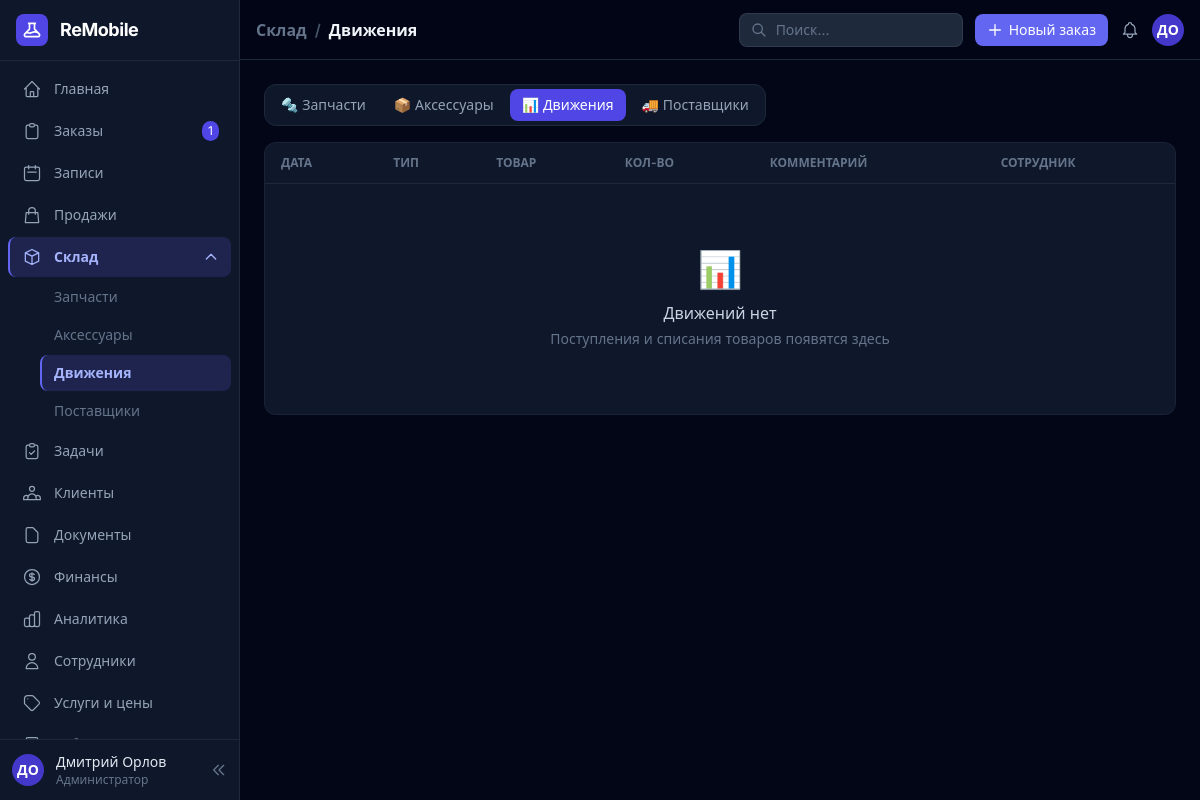
Before: /crm/warehouse/movements/ (signed in) with the older database file.
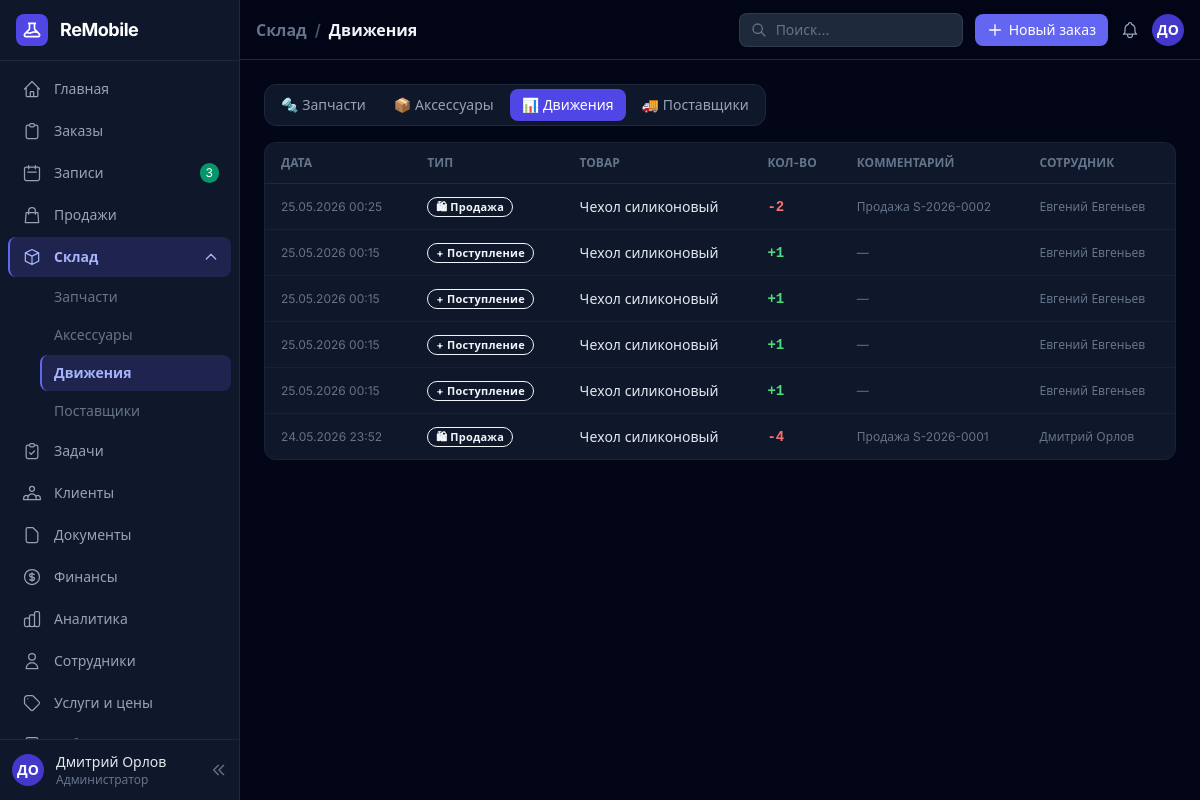
After: the same page with the newer database file.
### crm/models.py (models this page shows, shortened)
class StockMovement(models.Model):
    MOVEMENT_TYPES = [
        ('in', 'Поступление'),
        ('out', 'Списание (ручное)'),
        ('repair', 'Использовано в ремонте'),
        ('sale', 'Продажа'),
        ('transfer', 'Перемещение'),
        ('inventory', 'Инвентаризация'),
        ('return', 'Возврат'),
    ]
    part = models.ForeignKey(Part, on_delete=models.SET_NULL, null=True, blank=True,
                             related_name='movements', verbose_name="Запчасть")
    accessory = models.ForeignKey(Accessory, on_delete=models.SET_NULL, null=True, blank=True,
                                  related_name='movements', verbose_name="Аксессуар")
    movement_type = models.CharField("Тип", max_length=20, choices=MOVEMENT_TYPES)
    quantity = models.IntegerField("Кол-во (+/-)")
    unit_price = models.DecimalField("Цена за ед.", max_digits=10, decimal_places=2, default=0)
    comment = models.TextField("Комментарий", blank=True)
    branch = models.ForeignKey(Branch, on_delete=models.SET_NULL, null=True, blank=True, verbose_name="Филиал")
    created_by = models.ForeignKey(User, on_delete=models.SET_NULL, null=True)
    created_at = models.DateTimeField(auto_now_add=True)
    class Meta:
        verbose_name = "Движение склада"
        verbose_name_plural = "История движений"
        ordering = ['-created_at']

class Accessory(models.Model):
    CATEGORIES = [
        ('case', 'Чехлы'),
        ('glass', 'Стёкла / плёнки'),
        ('charger', 'Зарядки / кабели'),
        ('audio', 'Наушники'),
        ('other', 'Прочее'),
    ]
    name = models.CharField("Название", max_length=200)
    category = models.CharField("Категория", max_length=20, choices=CATEGORIES, default='other')
    sku = models.CharField("Артикул", max_length=100, blank=True)
    compatible_with = models.CharField("Совместимость", max_length=200, blank=True)
    quantity = models.IntegerField("Количество", default=0)
    min_quantity = models.PositiveIntegerField("Мин. остаток", default=2)
    purchase_price = models.DecimalField("Закупочная цена", max_digits=10, decimal_places=2, default=0)
    sale_price = models.DecimalField("Цена продажи", max_digits=10, decimal_places=2, default=0)
    supplier = models.ForeignKey(Supplier, on_delete=models.SET_NULL, null=True, blank=True, verbose_name="Поставщик")
    branch = models.ForeignKey(Branch, on_delete=models.SET_NULL, null=True, blank=True, verbose_name="Филиал")
    photo = models.ImageField("Фото", upload_to='accessories/', blank=True, null=True)
    notes = models.TextField("Примечания", blank=True)
    created_at = models.DateTimeField(auto_now_add=True)
    class Meta:
        verbose_name = "Аксессуар"
        verbose_name_plural = "Аксессуары"
        ordering = ['category', 'name']
    def __str__(self):
        return self.name

### crm/views.py (the view)
# urls.py: path('warehouse/movements/', views.stock_movements, name='stock_movements'),
@crm_required
def stock_movements(request):
    qs = StockMovement.objects.select_related('part', 'accessory', 'created_by').order_by('-created_at')
    if request.GET.get('type'):
        qs = qs.filter(movement_type=request.GET['type'])
    page = Paginator(qs, 50).get_page(request.GET.get('page'))
    return render(request, 'crm/warehouse/movements.html', {
        'movements': page,
        'movement_types': StockMovement.MOVEMENT_TYPES,
    })

### core/context_processors.py (called while the page is built)
def site_settings(request):
    return {'site': SiteSettings.get()}

### core/models.py (called while the page is built)
    @classmethod
    def get(cls):
        obj, _ = cls.objects.get_or_create(pk=1)
        return obj

### templates/crm/warehouse/movements.html (shortened to what this page needs)
{% extends 'crm/base.html' %}
{% block page_title %}
  <a href="{% url 'crm:warehouse_parts' %}" class="text-slate-500 hover:text-slate-300 mr-1">Склад</a>
  <span class="text-slate-600 mr-1">/</span> Движения
{% endblock %}
{% block content %}
<div class="flex items-center gap-1 bg-slate-900 border border-slate-800 rounded-xl p-1 mb-4 w-fit">
  <a href="{% url 'crm:warehouse_parts' %}"
     class="px-3 py-1.5 rounded-lg text-sm font-medium text-slate-400 hover:text-slate-200 transition-colors">
    🔩 Запчасти
  </a>
  <a href="{% url 'crm:warehouse_accessories' %}"
     class="px-3 py-1.5 rounded-lg text-sm font-medium text-slate-400 hover:text-slate-200 transition-colors">
    📦 Аксессуары
  </a>
  <a href="{% url 'crm:stock_movements' %}"
     class="px-3 py-1.5 rounded-lg text-sm font-medium bg-indigo-600 text-white">
    📊 Движения
  </a>
  <a href="{% url 'crm:supplier_list' %}"
     class="px-3 py-1.5 rounded-lg text-sm font-medium text-slate-400 hover:text-slate-200 transition-colors">
    🚚 Поставщики
  </a>
</div>
<div class="card overflow-hidden">
  <table class="w-full text-sm">
    <thead>
      <tr class="text-xs text-slate-500 uppercase border-b border-slate-800">
        <th class="text-left px-4 py-3">Дата</th>
        <th class="text-left px-4 py-3">Тип</th>
        <th class="text-left px-4 py-3">Товар</th>
        <th class="text-left px-4 py-3 hidden sm:table-cell">Кол-во</th>
        <th class="text-left px-4 py-3 hidden md:table-cell">Комментарий</th>
        <th class="text-left px-4 py-3 hidden lg:table-cell">Сотрудник</th>
      </tr>
    </thead>
    <tbody class="divide-y divide-slate-800/60">
      {% for m in movements %}
      <tr class="hover:bg-slate-800/30 transition-colors">
        <td class="px-4 py-3 text-slate-500 text-xs whitespace-nowrap">{{ m.created_at|date:"d.m.Y H:i" }}</td>
        <td class="px-4 py-3">
          {% if m.movement_type == 'in' %}
            <span class="badge badge-done">+ Поступление</span>
          {% elif m.movement_type == 'out' %}
            <span class="badge badge-cancelled">− Списание</span>
          {% elif m.movement_type == 'repair' %}
            <span class="badge badge-in_progress">🔧 Ремонт</span>
          {% else %}
            <span class="badge badge-new">🛍 Продажа</span>
          {% endif %}
        </td>
        <td class="px-4 py-3 text-slate-200 font-medium">{{ m.part|default:m.accessory }}</td>
        <td class="px-4 py-3 hidden sm:table-cell font-mono font-semibold {% if m.quantity > 0 %}text-green-400{% else %}text-red-400{% endif %}">
          {% if m.quantity > 0 %}+{% endif %}{{ m.quantity|floatformat:0 }}
        </td>
        <td class="px-4 py-3 text-slate-500 text-xs hidden md:table-cell">{{ m.comment|default:"—" }}</td>
        <td class="px-4 py-3 text-slate-500 text-xs hidden lg:table-cell">
          {% if m.created_by %}{{ m.created_by.get_full_name|default:m.created_by.username }}{% else %}—{% endif %}
        </td>
      </tr>
      {% empty %}
      <tr>
        <td colspan="6">
          {% include 'crm/includes/empty_state.html' with icon="📊" title="Движений нет" subtitle="Поступления и списания товаров появятся здесь" %}
        </td>
      </tr>
      {% endfor %}
    </tbody>
  </table>
</div>
{% endblock %}

### templates/crm/base.html (shortened to what the changed rows need)
<!DOCTYPE html>
<html lang="ru" class="dark">
<head>
<script src="https://cdn.tailwindcss.com"></script>
</head>
<body class="bg-slate-950 text-slate-100 min-h-screen" x-data="{ sidebarOpen: true, mobileOpen: false }">
<aside :class="sidebarOpen ? 'w-60' : 'w-16'"
       class="fixed left-0 top-0 h-screen bg-slate-900 border-r border-slate-800 flex flex-col z-40 transition-all duration-200 hidden lg:flex overflow-hidden">
  <nav class="flex-1 overflow-y-auto py-2 px-2 space-y-0.5">
    <a href="{% url 'crm:repair_list' %}"
       class="sidebar-link flex items-center gap-3 px-3 py-2.5 rounded-lg text-slate-400 border-l-2 border-transparent {% if 'repair' in request.resolver_match.url_name %}active{% endif %}">
      <svg class="w-5 h-5 flex-shrink-0" fill="none" stroke="currentColor" viewBox="0 0 24 24"><path stroke-linecap="round" stroke-linejoin="round" stroke-width="1.5" d="M9 5H7a2 2 0 00-2 2v12a2 2 0 002 2h10a2 2 0 002-2V7a2 2 0 00-2-2h-2M9 5a2 2 0 002 2h2a2 2 0 002-2M9 5a2 2 0 012-2h2a2 2 0 012 2"/></svg>
      <span x-show="sidebarOpen" class="text-sm whitespace-nowrap flex-1">Заказы</span>
      {% if open_orders_count %}
      <span x-show="sidebarOpen" class="bg-indigo-600 text-white text-xs px-1.5 py-0.5 rounded-full">{{ open_orders_count }}</span>
      {% endif %}
    </a>
    <a href="{% url 'crm:appointment_list' %}"
       class="sidebar-link flex items-center gap-3 px-3 py-2.5 rounded-lg text-slate-400 border-l-2 border-transparent {% if 'appointment' in request.resolver_match.url_name %}active{% endif %}">
      <svg class="w-5 h-5 flex-shrink-0" fill="none" stroke="currentColor" viewBox="0 0 24 24"><path stroke-linecap="round" stroke-linejoin="round" stroke-width="1.5" d="M8 7V3m8 4V3m-9 8h10M5 21h14a2 2 0 002-2V7a2 2 0 00-2-2H5a2 2 0 00-2 2v12a2 2 0 002 2z"/></svg>
      <span x-show="sidebarOpen" class="text-sm whitespace-nowrap flex-1">Записи</span>
      {% if new_appointments_count %}<span x-show="sidebarOpen" class="bg-emerald-600 text-white text-xs px-1.5 py-0.5 rounded-full">{{ new_appointments_count }}</span>{% endif %}
    </a>
  </nav>
</aside>
<div :class="sidebarOpen ? 'lg:ml-60' : 'lg:ml-16'" class="transition-all duration-200 min-h-screen flex flex-col">
  <header class="sticky top-0 z-30 bg-slate-950/90 backdrop-blur-sm border-b border-slate-800 flex items-center px-4 py-3 gap-3 min-h-[60px]">
    <h1 class="text-base font-semibold text-slate-100 hidden sm:block">{% block page_title %}{% endblock %}</h1>
  </header>
  <main class="flex-1 p-4 lg:p-6">
    {% block content %}{% endblock %}
  </main>
</div>
</body>
</html>

Changed rows visible on the page:
added StockMovement: created_at "25.05.2026 00:25", movement_type "🛍 Продажа", part "Чехол силиконовый", quantity "-2", comment "Продажа S-2026-0002", created_by.get_full_name "Евгений Евгеньев"
added StockMovement: created_at "25.05.2026 00:15", movement_type "+ Поступление", part "Чехол силиконовый", quantity "1", comment "—", created_by.get_full_name "Евгений Евгеньев"
added StockMovement: created_at "25.05.2026 00:15", movement_type "+ Поступление", part "Чехол силиконовый", quantity "1", comment "—", created_by.get_full_name "Евгений Евгеньев"
added StockMovement: created_at "25.05.2026 00:15", movement_type "+ Поступление", part "Чехол силиконовый", quantity "1", comment "—", created_by.get_full_name "Евгений Евгеньев"
added StockMovement: created_at "25.05.2026 00:15", movement_type "+ Поступление", part "Чехол силиконовый", quantity "1", comment "—", created_by.get_full_name "Евгений Евгеньев"
added StockMovement: created_at "24.05.2026 23:52", movement_type "🛍 Продажа", part "Чехол силиконовый", quantity "-4", comment "Продажа S-2026-0001", created_by.get_full_name "Дмитрий Орлов"
Other visible differences:
{{ new_appointments_count }}: (not shown) → "3"
{{ open_orders_count }}: "1" → (not shown)
{{ icon }}: "📊" → (not shown)
{{ title }}: "Движений нет" → (not shown)
{{ subtitle }}: "Поступления и списания товаров появятся здесь" → (not shown)
